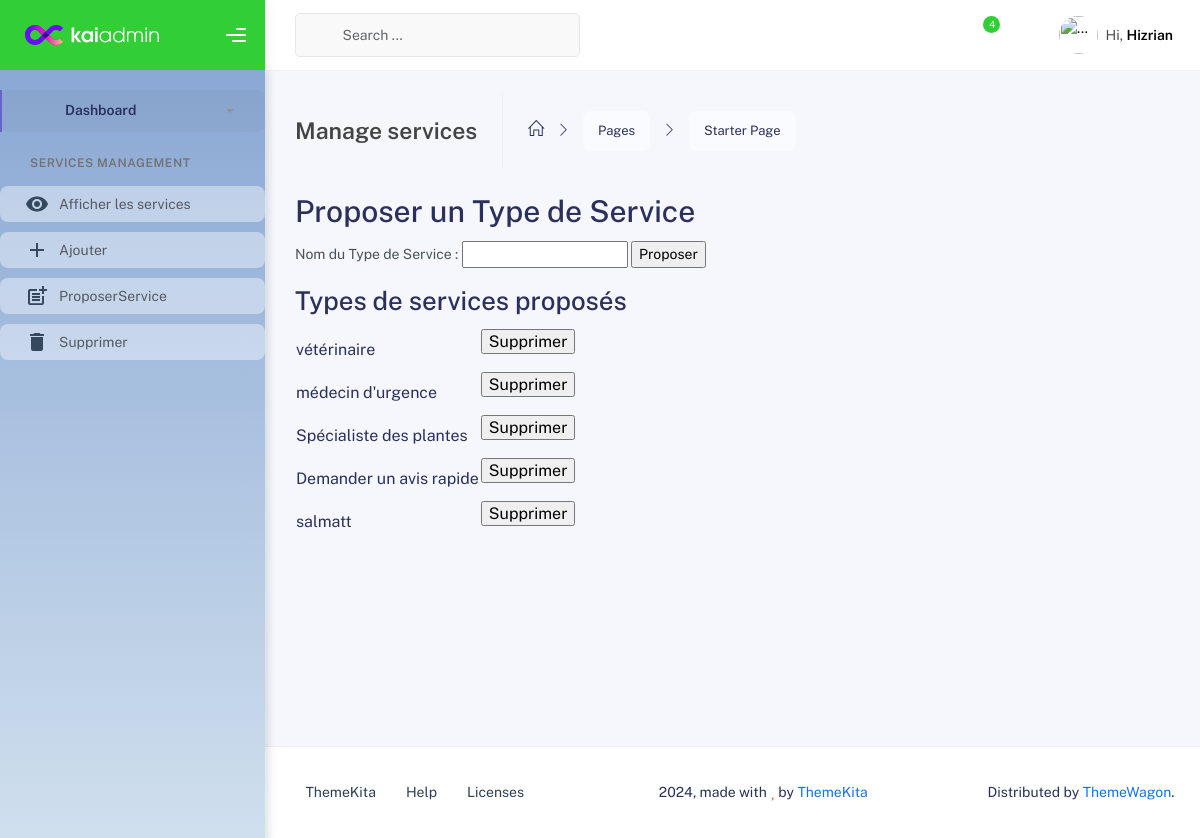
Page /view/backOffice/Proposerunservice.php on the committed database.
### tables this page shows
CREATE TABLE `service_types` (
  `service_type_id` int(50) NOT NULL,
  `type_name` varchar(255) NOT NULL
);

### Controller/servicetypecontroller.php (called while the page is built, shortened)
<?php
class servicetypecontroller {
    public function listServiceTypes() {
        $sql = "SELECT * FROM service_types";
        $db = config::getConnexion();
        try {
            return $db->query($sql);
        } catch (Exception $err) {
            die("Erreur lors de la récupération des types de services : " . $err->getMessage());
        }
    }
}
?>

### view/backOffice/Proposerunservice.php (the view, shortened to what this page needs)
<?php
include(__DIR__ . '/../../controller/servicetypecontroller.php');
?>
</body>
</html>
<!DOCTYPE html>
<html lang="en">
  <head>
    <link rel="stylesheet" href="assets/css/bootstrap.min.css" />
    <link rel="stylesheet" href="assets/css/plugins.min.css" />
    <link rel="stylesheet" href="assets/css/kaiadmin.min.css" />
    <link rel="stylesheet" href="assets/css/demo.css" />
  </head>
  <body>
    <div class="wrapper">
      <div class="sidebar" data-background-color="green">
        <div class="sidebar-logo">
          <div class="logo-header" data-background-color="green">
            <a href="index.html" class="logo">
              <img
                src="assets/img/kaiadmin/logo_light.svg"
                alt="navbar brand"
                class="navbar-brand"
                height="20"
              />
            </a>
            <div class="nav-toggle">
              <button class="btn btn-toggle toggle-sidebar">
                <i class="gg-menu-right"></i>
              </button>
            </div>
          </div>
        </div>
        <div class="sidebar-wrapper scrollbar scrollbar-inner">
          <div class="sidebar-content">
            <ul class="nav nav-secondary">
              <li class="nav-item active">
                <a
                  data-bs-toggle="collapse"
                  href="#dashboard"
                  class="collapsed"
                  aria-expanded="false"
                >
                  <i class="fas fa-home"></i>
                  <p>Dashboard</p>
                  <span class="caret"></span>
                </a>
              </li>
              <li class="nav-section">
                <h4 class="text-section">Services Management</h4>
        </li>
        <li class="nav-item">
          <a class="nav-link" href="servicelist.php">
            <div class="icon">
              <span class="material-icons">visibility</span>
            </div>
            <span>Afficher les services</span>
          </a>
        </li>
        <li class="nav-item">
          <a class="nav-link" href="addservice.php">
            <div class="icon">
              <span class="material-icons">add</span>
            </div>
            <span>Ajouter</span>
          </a>
        </li>
        <li class="nav-item">
          <a class="nav-link" href="Proposerunservice.php">
            <div class="icon">
              <span class="material-icons">post_add</span>
            </div>
            <span>ProposerService</span>
          </a>
        </li>
        <li class="nav-item">
          <a class="nav-link" href="deleteservice.php">
            <div class="icon">
              <span class="material-icons">delete</span>
            </div>
            <span>Supprimer</span>
          </a>
        </li>
      </ul>
          </div>
        </div>
      </div>
      <div class="main-panel">
        <div class="main-header">
          <nav
            class="navbar navbar-header navbar-header-transparent navbar-expand-lg border-bottom"
          >
            <div class="container-fluid">
              <nav
                class="navbar navbar-header-left navbar-expand-lg navbar-form nav-search p-0 d-none d-lg-flex"
              >
                <div class="input-group">
                  <div class="input-group-prepend">
                    <button type="submit" class="btn btn-search pe-1">
                      <i class="fa fa-search search-icon"></i>
                    </button>
                  </div>
                  <input
                    type="text"
                    placeholder="Search ..."
                    class="form-control"
                  />
                </div>
              </nav>
              <ul class="navbar-nav topbar-nav ms-md-auto align-items-center">
                <li class="nav-item topbar-icon dropdown hidden-caret">
                  <a
                    class="nav-link dropdown-toggle"
                    href="#"
                    id="messageDropdown"
                    role="button"
                    data-bs-toggle="dropdown"
                    aria-haspopup="true"
                    aria-expanded="false"
                  >
                    <i class="fa fa-envelope"></i>
                  </a>
                </li>
                <li class="nav-item topbar-icon dropdown hidden-caret">
                  <a
                    class="nav-link dropdown-toggle"
                    href="#"
                    id="notifDropdown"
                    role="button"
                    data-bs-toggle="dropdown"
                    aria-haspopup="true"
                    aria-expanded="false"
                  >
                    <i class="fa fa-bell"></i>
                    <span class="notification">4</span>
                  </a>
                </li>
                <li class="nav-item topbar-icon dropdown hidden-caret">
                  <a
                    class="nav-link"
                    data-bs-toggle="dropdown"
                    href="#"
                    aria-expanded="false"
                  >
                    <i class="fas fa-layer-group"></i>
                  </a>
                </li>
                <li class="nav-item topbar-user dropdown hidden-caret">
                  <a
                    class="dropdown-toggle profile-pic"
                    data-bs-toggle="dropdown"
                    href="#"
                    aria-expanded="false"
                  >
                    <div class="avatar-sm">
                      <img
                        src="assets/img/profile.jpg"
                        alt="..."
                        class="avatar-img rounded-circle"
                      />
                    </div>
                    <span class="profile-username">
                      <span class="op-7">Hi,</span>
                      <span class="fw-bold">Hizrian</span>
                    </span>
                  </a>
                </li>
              </ul>
            </div>
          </nav>
        </div>
        <div class="container">
          <div class="page-inner">
            <div class="page-header">
              <h4 class="page-title">Manage services</h4>
              <ul class="breadcrumbs">
                <li class="nav-home">
                  <a href="#">
                    <i class="icon-home"></i>
                  </a>
                </li>
                <li class="separator">
                  <i class="icon-arrow-right"></i>
                </li>
                <li class="nav-item">
                  <a href="#">Pages</a>
                </li>
                <li class="separator">
                  <i class="icon-arrow-right"></i>
                </li>
                <li class="nav-item">
                  <a href="#">Starter Page</a>
                </li>
              </ul>
            </div>
</head>
<body>
<h1>Proposer un Type de Service</h1>
<form action="" method="POST">
    <label for="type_name">Nom du Type de Service :</label>
    <input type="text" name="type_name" maxlength="10" required>
    <input type="submit" name="proposer_service" value="Proposer">
</form>
<h2>Types de services proposés</h2>
<table>
    <?php
    $serviceTypeController = new servicetypecontroller();
    $types = $serviceTypeController->listServiceTypes();
    while ($row = $types->fetch()) {
        echo "<tr>";
        echo "<td>" . htmlspecialchars($row['type_name']) . "</td>";
        echo "<td>
                <form action='' method='POST' style='display:inline-block;'>
                    <input type='hidden' name='service_id' value='" . $row['service_type_id'] . "'>
                    <input type='submit' name='delete_service' value='Supprimer'>
                </form>
              </td>";
        echo "</tr>";
    }
    ?>
</table>
        </div>
        </div>
        <footer class="footer">
          <div class="container-fluid d-flex justify-content-between">
            <nav class="pull-left">
              <ul class="nav">
                <li class="nav-item">
                  <a class="nav-link" href="http://www.themekita.com">
                    ThemeKita
                  </a>
                </li>
                <li class="nav-item">
                  <a class="nav-link" href="#"> Help </a>
                </li>
                <li class="nav-item">
                  <a class="nav-link" href="#"> Licenses </a>
                </li>
              </ul>
            </nav>
            <div class="copyright">
              2024, made with <i class="fa fa-heart heart text-danger"></i> by
              <a href="http://www.themekita.com">ThemeKita</a>
            </div>
            <div>
              Distributed by
              <a target="_blank" href="https://themewagon.com/">ThemeWagon</a>.
            </div>
          </div>
        </footer>
      </div>
    </div>
  </body>
</html>

### view/backOffice/Proposerunservice.php (style rules this page uses)
.sidebar-wrapper { width: 250px; background: linear-gradient(180deg, #8aa8d4, #d6e4f0); color: white; height: 100vh; padding: 20px 10px; box-shadow: 2px 0px 10px rgba(0, 0, 0, 0.1); }
.text-section { text-transform: uppercase; font-weight: bold; font-size: 14px; margin-bottom: 15px; color: #5c5c5c; }
.nav-item { list-style: none; margin: 10px 0; }
.nav-item a { text-decoration: none; color: #2c3e50; padding: 10px 15px; display: flex; align-items: center; border-radius: 8px; background: rgba(255, 255, 255, 0.4); transition: background-color 0.3s, transform 0.2s; }
.icon { margin-right: 10px; }
.material-icons { font-size: 24px; color: #34495e; }

### rows in the picture
service_types: type_name "vétérinaire"
service_types: type_name "médecin d'urgence"
service_types: type_name "Spécialiste des plantes"
service_types: type_name "Demander un avis rapide"
service_types: type_name "salmatt"
